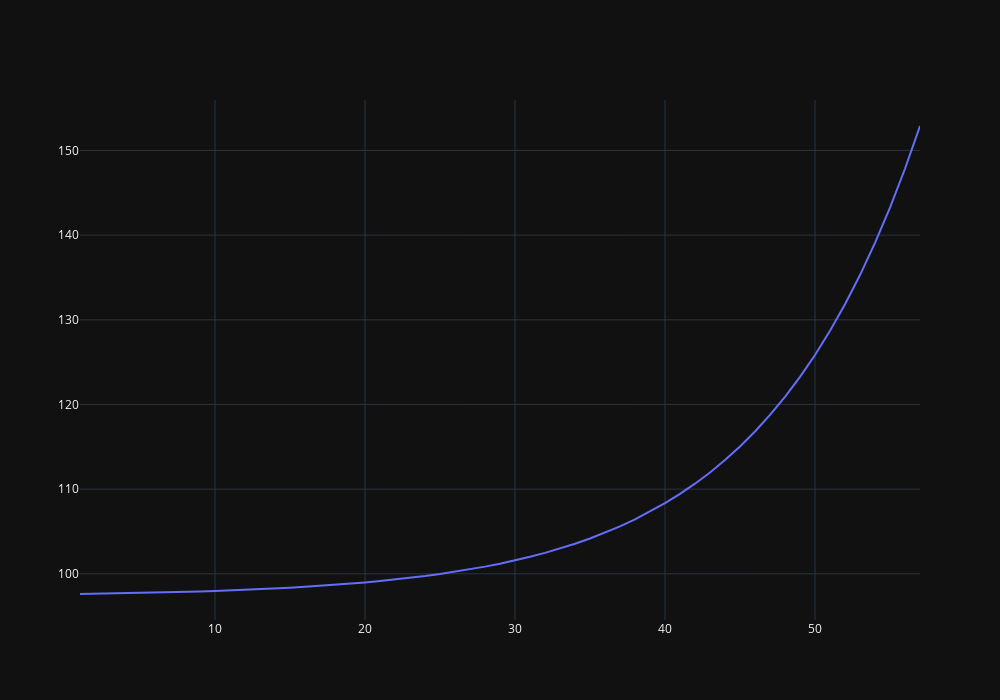

The notebook cell saved with this chart:
### Code cell
import plotly.graph_objects as go

fig = go.Figure()
fig.add_trace(go.Scatter(x=df_times['Lap'].values, y=df_times['AdjustedTime'].values, mode='lines'))

fig.update_layout(width=1000, height=700, template='plotly_dark')
fig.show()

### Figure 1 — Plotly figure (JSON) as saved in the notebook; plotly's stock layout.template omitted (floating-point values rounded to 4 significant figures)
{"data": [{"mode": "lines", "type": "scatter", "x": [1, 2, 3, 4, 5, 6, 7, 8, 9, 10, 11, 12, 13, 14, 15, 16, 17, 18, 19, 20, 21, 22, 23, 24, 25, 26, 27, 28, 29, 30, 31, 32, 33, 34, 35, 36, 37, 38, 39, 40, 41, 42, 43, 44, 45, 46, 47, 48, 49, 50, 51, 52, 53, 54, 55, 56, 57], "y": [97.62, 97.64, 97.67, 97.7, 97.74, 97.78, 97.82, 97.87, 97.92, 97.98, 98.04, 98.11, 98.19, 98.27, 98.36, 98.46, 98.58, 98.7, 98.83, 98.98, 99.15, 99.32, 99.52, 99.74, 99.98, 100.2, 100.5, 100.8, 101.2, 101.6, 102.0, 102.5, 103.0, 103.6, 104.2, 104.9, 105.6, 106.4, 107.3, 108.3, 109.4, 110.6, 112.0, 113.4, 115.0, 116.8, 118.8, 120.9, 123.3, 125.8, 128.7, 131.8, 135.3, 139.1, 143.2, 147.8, 152.9]}], "layout": {"height": 700, "width": 1000}}
